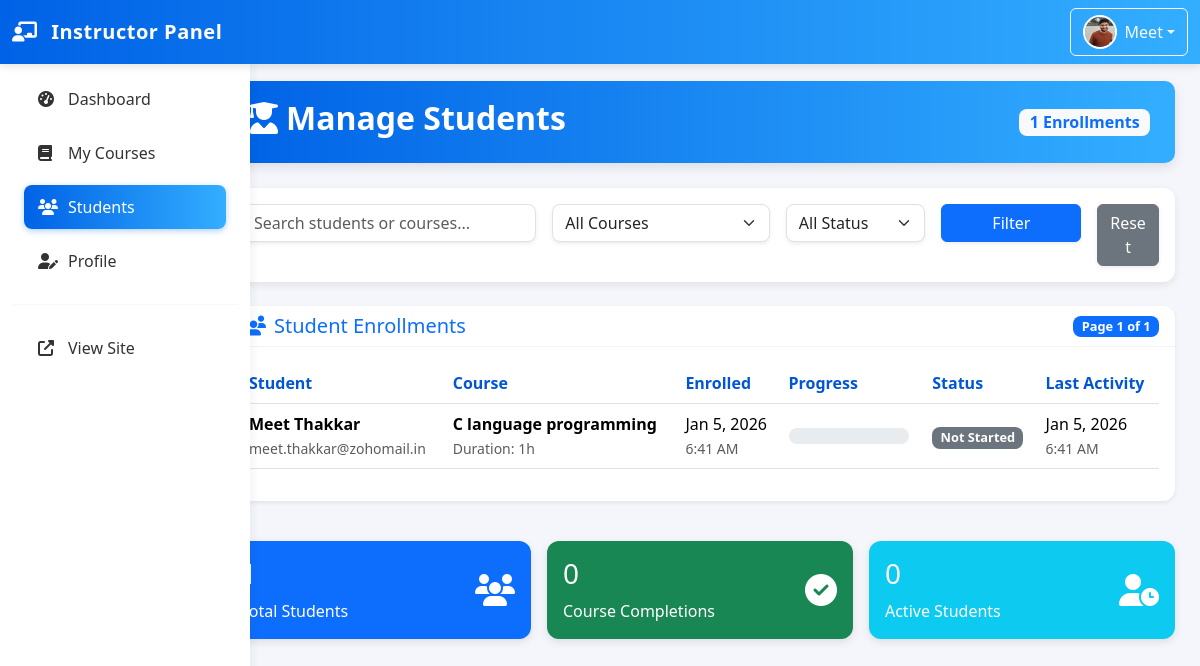
The app's page /instructor/instructor_students.php (signed in) with its own data.
### tables this page shows
CREATE TABLE `instructors` (
  `id` int(11) NOT NULL,
  `first_name` varchar(100) NOT NULL,
  `last_name` varchar(100) NOT NULL,
  `email` varchar(255) NOT NULL,
  `password` varchar(255) NOT NULL,
  `profile_picture` varchar(255) DEFAULT NULL,
  `bio` text DEFAULT NULL,
  `id_proof` varchar(255) NOT NULL,
  `qualification` varchar(255) DEFAULT NULL,
  `demo_video` varchar(255) DEFAULT NULL,
  `experience` varchar(100) DEFAULT NULL,
  `expertise_area` varchar(255) DEFAULT NULL,
  `profile_status` enum('pending','active','inactive') NOT NULL DEFAULT 'pending',
  `verified` enum('yes','no') DEFAULT 'no',
  `email_verified` tinyint(1) DEFAULT 0,
  `created_at` timestamp NOT NULL DEFAULT current_timestamp(),
  `updated_at` timestamp NOT NULL DEFAULT current_timestamp() ON UPDATE current_timestamp()
);

CREATE TABLE `enrollments` (
  `id` int(11) NOT NULL,
  `user_id` int(11) DEFAULT NULL,
  `course_id` int(11) DEFAULT NULL,
  `payment_id` varchar(100) DEFAULT NULL,
  `enrolled_at` timestamp NOT NULL DEFAULT current_timestamp(),
  `completed_at` timestamp NULL DEFAULT NULL,
  `progress` int(11) DEFAULT 0,
  `completed` tinyint(1) DEFAULT 0,
  `created_at` timestamp NOT NULL DEFAULT current_timestamp(),
  `updated_at` timestamp NULL DEFAULT NULL ON UPDATE current_timestamp()
);

CREATE TABLE `users` (
  `id` int(11) NOT NULL,
  `email` varchar(100) NOT NULL,
  `password` varchar(255) NOT NULL,
  `first_name` varchar(50) NOT NULL,
  `last_name` varchar(50) NOT NULL,
  `profile_picture` varchar(255) DEFAULT NULL,
  `bio` text DEFAULT NULL,
  `created_at` timestamp NOT NULL DEFAULT current_timestamp(),
  `updated_at` timestamp NOT NULL DEFAULT current_timestamp() ON UPDATE current_timestamp()
);

CREATE TABLE `courses` (
  `id` int(11) NOT NULL,
  `title` varchar(255) NOT NULL,
  `description` text DEFAULT NULL,
  `instructor_id` int(11) DEFAULT NULL,
  `category` varchar(100) DEFAULT NULL,
  `price` decimal(10,2) DEFAULT 0.00,
  `thumbnail` varchar(255) DEFAULT NULL,
  `duration` int(11) DEFAULT 0,
  `level` enum('beginner','intermediate','advanced') DEFAULT 'beginner',
  `created_at` timestamp NOT NULL DEFAULT current_timestamp(),
  `updated_at` timestamp NOT NULL DEFAULT current_timestamp() ON UPDATE current_timestamp()
);

### instructor/instructor_students.php (the view, shortened to what this page needs)
<?php
require_once 'instructor_header.php';
$instructorId = $_SESSION['instructor_id'];
$page = isset($_GET['page']) ? max(1, (int) $_GET['page']) : 1;
$limit = 15;
$offset = ($page - 1) * $limit;
$search = isset($_GET['search']) ? admin_sanitize($_GET['search']) : '';
$where = "c.instructor_id = ?";
$params = [$instructorId];
$countStmt = $pdo->prepare("
    SELECT COUNT(*)
    FROM enrollments e
    JOIN users u ON e.user_id = u.id
    JOIN courses c ON e.course_id = c.id
    WHERE $where
");
$countStmt->execute($params);
$totalStudents = $countStmt->fetchColumn();
$totalPages = ceil($totalStudents / $limit);
$stmt = $pdo->prepare("
    SELECT
        e.*, u.first_name, u.last_name, u.email, u.profile_picture,
        c.title as course_title, c.duration as course_duration,
        (SELECT COUNT(*) FROM lessons l
         JOIN course_modules cm ON l.module_id = cm.id
         WHERE cm.course_id = c.id) as total_lessons,
        (SELECT COUNT(*) FROM user_progress up
         JOIN lessons l ON up.lesson_id = l.id
         JOIN course_modules cm ON l.module_id = cm.id
         WHERE up.user_id = u.id AND cm.course_id = c.id AND up.completed = 1) as completed_lessons
    FROM enrollments e
    JOIN users u ON e.user_id = u.id
    JOIN courses c ON e.course_id = c.id
    WHERE $where
    ORDER BY e.enrolled_at DESC
    LIMIT $limit OFFSET $offset
");
$stmt->execute($params);
$enrollments = $stmt->fetchAll();
?>
<div class="page-header d-flex justify-content-between align-items-center flex-wrap">
    <h2><i class="fas fa-user-graduate me-2"></i>Manage Students</h2>
    <span class="badge bg-light text-primary fs-6"><?php echo $totalStudents; ?> Enrollments</span>
</div>
<div class="card mb-4">
    <div class="card-body">
        <form method="GET" class="row g-3">
            <div class="col-md-4">
                <input type="text" name="search" class="form-control shadow-sm"
                    placeholder="Search students or courses..." value="<?php echo htmlspecialchars($search); ?>">
            </div>
            <div class="col-md-3">
                <select name="course" class="form-select shadow-sm">
                    <option value="0">All Courses</option>
                </select>
            </div>
            <div class="col-md-2">
                <select name="status" class="form-select shadow-sm">
                    <option value="">All Status</option>
                </select>
            </div>
            <div class="col-md-2">
                <button type="submit" class="btn btn-primary w-100 shadow-sm">Filter</button>
            </div>
            <div class="col-md-1">
                <a href="instructor_students.php" class="btn btn-secondary w-100 shadow-sm">Reset</a>
            </div>
        </form>
    </div>
</div>
<div class="card shadow-sm">
    <div class="card-header d-flex justify-content-between align-items-center">
        <h5 class="mb-0 text-primary"><i class="fas fa-users me-2"></i>Student Enrollments</h5>
        <span class="badge bg-primary text-white">Page <?php echo $page; ?> of <?php echo $totalPages; ?></span>
    </div>
    <div class="card-body">
        <div class="table-responsive">
            <table class="table align-middle table-hover">
                <thead>
                    <tr>
                        <th>Student</th>
                        <th>Course</th>
                        <th>Enrolled</th>
                        <th>Progress</th>
                        <th>Status</th>
                        <th>Last Activity</th>
                    </tr>
                </thead>
                <tbody>
                    <?php if (empty($enrollments)): ?>
                        <tr>
                            <td colspan="6" class="text-center text-muted py-5">
                                <i class="fas fa-user-graduate fa-3x mb-3"></i><br>
                                No student enrollments found
                            </td>
                        </tr>
                    <?php else: ?>
                        <?php foreach ($enrollments as $enrollment): ?>
                            <tr>
                                <td>
                                    <div class="d-flex align-items-center">
                                        <div>
                                            <strong><?php echo htmlspecialchars($enrollment['first_name'] . ' ' . $enrollment['last_name']); ?></strong><br>
                                            <small
                                                class="text-muted"><?php echo htmlspecialchars($enrollment['email']); ?></small>
                                        </div>
                                    </div>
                                </td>
                                <td>
                                    <strong><?php echo htmlspecialchars($enrollment['course_title']); ?></strong><br>
                                    <small class="text-muted">Duration: <?php echo $enrollment['course_duration']; ?>h</small>
                                </td>
                                <td>
                                    <?php echo date('M j, Y', strtotime($enrollment['enrolled_at'])); ?><br>
                                    <small
                                        class="text-muted"><?php echo date('g:i A', strtotime($enrollment['enrolled_at'])); ?></small>
                                </td>
                                <td>
                                    <div class="progress" style="width:120px;">
                                    </div>
                                </td>
                                <td>
                                    <?php if ($enrollment['completed']): ?>
                                        <span class="badge bg-success"><i class="fas fa-check"></i> Completed</span>
                                    <?php else: ?>
                                        <span class="badge bg-<?php echo $enrollment['progress'] > 0 ? 'primary' : 'secondary'; ?>">
                                            <?php echo $enrollment['progress'] > 0 ? 'In Progress' : 'Not Started'; ?>
                                        </span>
                                    <?php endif; ?>
                                </td>
                                <td>
                                    <?php
                                    $lastActivity = $enrollment['updated_at'] ?: $enrollment['enrolled_at'];
                                    echo date('M j, Y', strtotime($lastActivity)); ?><br>
                                    <small class="text-muted"><?php echo date('g:i A', strtotime($lastActivity)); ?></small>
                                </td>
                            </tr>
                        <?php endforeach; ?>
                    <?php endif; ?>
                </tbody>
            </table>
        </div>
    </div>
</div>
<div class="row mt-4 g-3">
    <div class="col-md-4">
        <div class="card summary-card bg-primary text-white">
            <div class="card-body">
                <div>
                    <h3><?php echo $totalStudents; ?></h3>
                    <p class="mb-0">Total Students</p>
                </div>
                <i class="fas fa-users fa-2x"></i>
            </div>
        </div>
    </div>
    <div class="col-md-4">
        <div class="card summary-card bg-success text-white">
            <div class="card-body">
                <div>
                    <?php
                    $completedStmt = $pdo->prepare("
                        SELECT COUNT(*) FROM enrollments e
                        JOIN courses c ON e.course_id = c.id
                        WHERE c.instructor_id = ? AND e.completed = 1
                    ");
                    $completedStmt->execute([$instructorId]);
                    $completedCount = $completedStmt->fetchColumn();
                    ?>
                    <h3><?php echo $completedCount; ?></h3>
                    <p class="mb-0">Course Completions</p>
                </div>
                <i class="fas fa-check-circle fa-2x"></i>
            </div>
        </div>
    </div>
    <div class="col-md-4">
        <div class="card summary-card bg-info text-white">
            <div class="card-body">
                <div>
                    <?php
                    $activeStmt = $pdo->prepare("
                        SELECT COUNT(DISTINCT user_id) FROM enrollments e
                        JOIN courses c ON e.course_id = c.id
                        WHERE c.instructor_id = ? AND e.progress > 0 AND e.completed = 0
                    ");
                    $activeStmt->execute([$instructorId]);
                    $activeCount = $activeStmt->fetchColumn();
                    ?>
                    <h3><?php echo $activeCount; ?></h3>
                    <p class="mb-0">Active Students</p>
                </div>
                <i class="fas fa-user-clock fa-2x"></i>
            </div>
        </div>
    </div>
</div>
<?php require_once 'instructor_footer.php'; ?>

### instructor/instructor_header.php (shortened to what this page needs)
<?php
$instructorId = $_SESSION['instructor_id'];
try {
    $stmt = $pdo->prepare("SELECT first_name, last_name, email, profile_picture FROM instructors WHERE id = ?");
    $stmt->execute([$instructorId]);
    $instructor = $stmt->fetch();
} catch (PDOException $e) {
    session_destroy();
    header("Location: ../instructor_login.php");
    exit();
}
$profile_img_name = !empty($instructor['profile_picture']) && file_exists(__DIR__ . '/../uploads/instructors/' . $instructor['profile_picture'])
    ? $instructor['profile_picture']
    : 'default.png';
$profile_img_path = '../uploads/instructors/' . htmlspecialchars($profile_img_name);
?>
<!DOCTYPE html>
<html lang="en">
<head>
    <link href="https://cdn.jsdelivr.net/npm/bootstrap@5.3.2/dist/css/bootstrap.min.css" rel="stylesheet">
    <link href="https://cdnjs.cloudflare.com/ajax/libs/font-awesome/6.5.0/css/all.min.css" rel="stylesheet">
</head>
<body>
    <nav class="navbar navbar-dark navbar-expand-lg fixed-top">
        <div class="container-fluid">
            <a class="navbar-brand" href="index.php">
                <i class="fas fa-chalkboard-teacher me-2"></i> Instructor Panel
            </a>
            <div class="collapse navbar-collapse" id="navbarNav">
                <div class="navbar-nav ms-auto align-items-center">
                    <div class="dropdown">
                        <button class="btn btn-outline-light dropdown-toggle d-flex align-items-center" type="button"
                            data-bs-toggle="dropdown">
                            <img src="<?php echo $profile_img_path; ?>" alt="Profile" class="avatar-navbar">
                            <span><?php echo htmlspecialchars($instructor['first_name']); ?></span>
                        </button>
                    </div>
                </div>
            </div>
        </div>
    </nav>
    <div class="container-fluid">
        <div class="row">
            <nav class="col-md-3 col-lg-2 d-md-block sidebar collapse" id="sidebar">
                <div class="sidebar-sticky">
                    <ul class="nav flex-column">
                        <li class="nav-item">
                            <a class="nav-link <?php echo basename($_SERVER['PHP_SELF']) == 'index.php' ? 'active' : ''; ?>"
                                href="index.php">
                                <i class="fas fa-tachometer-alt"></i> Dashboard
                            </a>
                        </li>
                        <li class="nav-item">
                            <a class="nav-link <?php echo basename($_SERVER['PHP_SELF']) == 'instructor_courses.php' ? 'active' : ''; ?>"
                                href="instructor_courses.php">
                                <i class="fas fa-book"></i> My Courses
                            </a>
                        </li>
                        <li class="nav-item">
                            <a class="nav-link <?php echo basename($_SERVER['PHP_SELF']) == 'instructor_students.php' ? 'active' : ''; ?>"
                                href="instructor_students.php">
                                <i class="fas fa-users"></i> Students
                            </a>
                        </li>
                        <li class="nav-item">
                            <a class="nav-link <?php echo basename($_SERVER['PHP_SELF']) == 'instructor_profile.php' ? 'active' : ''; ?>"
                                href="instructor_profile.php">
                                <i class="fas fa-user-edit"></i> Profile
                            </a>
                        </li>
                    </ul>
                    <hr>
                    <ul class="nav flex-column">
                        <li class="nav-item">
                            <a class="nav-link" href="../index.php" target="_blank">
                                <i class="fas fa-external-link-alt"></i> View Site
                            </a>
                        </li>
                    </ul>
                </div>
            </nav>
            <main class="col-md-9 ms-sm-auto col-lg-10 main-content">

### records on screen
instructors: profile_picture (picture), first_name "Meet"
enrollments: user.last_name "Meet Thakkar", user.email "meet.thakkar@zohomail.in", course.title "C language programming", course.duration "1", enrolled_at "Jan 5, 2026", enrolled_at "6:41 AM", completed "Not Started", date('M j, Y', strtotime($lastActivity)) "Jan 5, 2026", date('g:i A', strtotime($lastActivity)) "6:41 AM"

### other values on screen
$totalStudents "1"
$page "1"
$totalPages "1"
$completedCount "0"
$activeCount "0"
